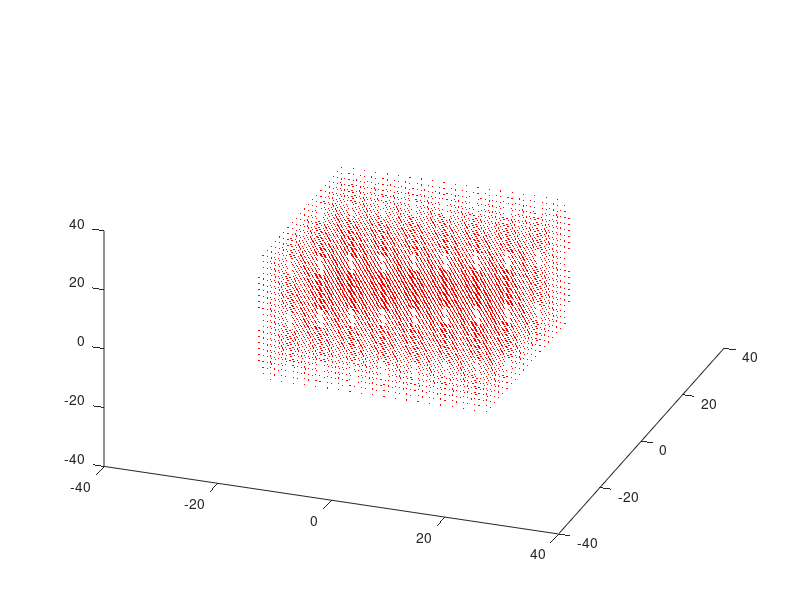

The MATLAB script that drew this image: (Note: this script raises an error after producing the figure.)
clear;clc;

%% Initialization
sigma = 10;
beta = 8/3;
rho = 28;

dt = 0.01;
T = 4;
tspan = 0:dt:T;

L = 20; S = 2;
xvec = -L:S:L;
yvec = -L:S:L;
zvec = -L:S:L;
[x0,y0,z0] = meshgrid(xvec,yvec,zvec);
x3d(1,:,:,:) = x0;
x3d(2,:,:,:) = y0;
x3d(3,:,:,:) = z0;
plot3(x3d(1,:),x3d(2,:),x3d(3,:), 'r.','MarkerSize',1)
axis([-40 40 -40 40 -40 40])
view(20,40)
drawnow
%% Step RK4
for step = 2:length(tspan)
    tk = (step-1)*dt;
    for i = 1:length(xvec)
        for j = 1:length(yvec)
            for k = 1:length(zvec)
                xin = x3d(:,i,j,k);
                xout = xin + rkstep(@(tk,xk) lorenz(tk,xk,sigma,beta,rho),tk,dt,xin);
                x3d(:,i,j,k) = xout;
            end
        end
    end
    plot3(x3d(1,:),x3d(2,:),x3d(3,:), 'r.','MarkerSize',1)
    axis([-40 40 -40 40 -40 40])
    view(20,40)
    drawnow
end